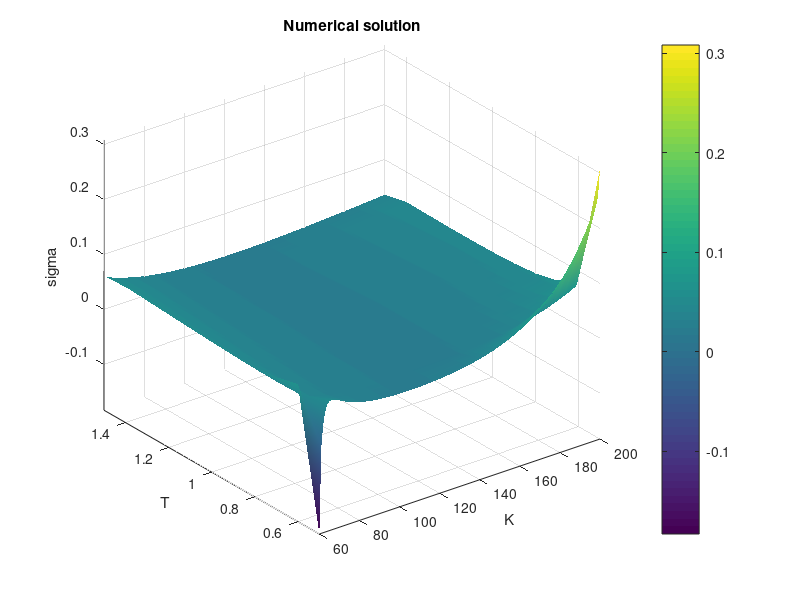
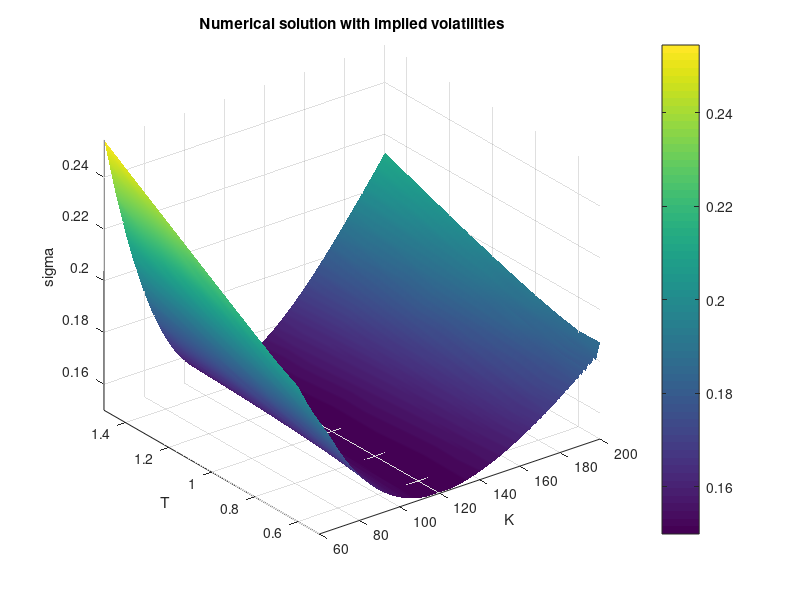
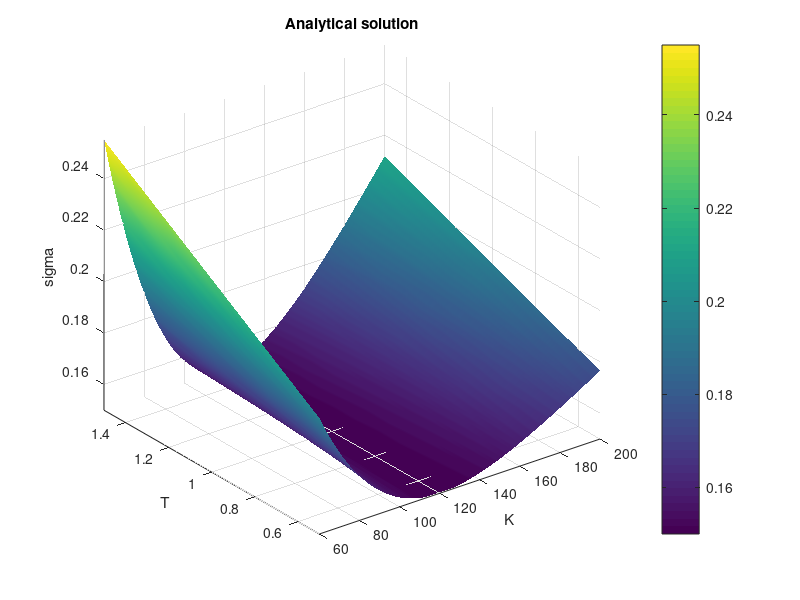

Recreate these plots in MATLAB, in order.
clc 
clear 
close 
 
load('LocVol.mat'); 
 
%% Numerical solution
%NEED TO ADD SQRT WHEN CALCULATING SIGMANUM. IT IS NOT ADDED BECAUSE A
%COUPLE OF POINTS ARE NEGATIVE, SO THE SQUARE ROOT GIVES AN ERROR. HOWEVER,
%IT WORKS USING ONLY INTERIOR POINTS
Tint = T(2:length(T)-1); 
Kint = K(2:length(K)-1); 
for i=1:size(C,1) 
   for j=1:size(C,2) 
       if i==1 && j==1 
           dCdT(i,j) = (C(i+1,j)-C(i,j))/(T(i+1)-T(i)); 
           dCdK(i,j) = (C(i,j+1)-C(i,j))/(K(j+1)-K(j)); 
       elseif i==1 && j<size(C,2) && j>1 
           dCdT(i,j) = (C(i+1,j)-C(i,j))/(T(i+1)-T(i)); 
           dCdK(i,j) = (C(i,j+1)-C(i,j-1))/(K(j+1)-K(j-1)); 
       elseif i==1 && j==size(C,2) 
           dCdT(i,j) = (C(i+1,j)-C(i,j))/(T(i+1)-T(i)); 
           dCdK(i,j) = (C(i,j)-C(i,j-1))/(K(j)-K(j-1)); 
       elseif i>1 && i<size(C,1) && j==1 
           dCdT(i,j) = (C(i+1,j)-C(i-1,j))/(T(i+1)-T(i-1)); 
           dCdK(i,j) = (C(i,j+1)-C(i,j))/(K(j+1)-K(j)); 
       elseif i>1 && i<size(C,1) && j==size(C,2) 
           dCdT(i,j) = (C(i+1,j)-C(i-1,j))/(T(i+1)-T(i-1)); 
           dCdK(i,j) = (C(i,j)-C(i,j-1))/(K(j)-K(j-1)); 
       elseif i==size(C,1) && j==1 
           dCdT(i,j) = (C(i,j)-C(i-1,j))/(T(i)-T(i-1)); 
           dCdK(i,j) = (C(i,j+1)-C(i,j))/(K(j+1)-K(j)); 
       elseif i==size(C,1) && j>1 && j<size(C,2) 
           dCdT(i,j) = (C(i,j)-C(i-1,j))/(T(i)-T(i-1)); 
           dCdK(i,j) = (C(i,j+1)-C(i,j-1))/(K(j+1)-K(j-1)); 
       elseif i==size(C,1) && j==size(C,2) 
           dCdT(i,j) = (C(i,j)-C(i-1,j))/(T(i)-T(i-1)); 
           dCdK(i,j) = (C(i,j)-C(i,j-1))/(K(j)-K(j-1)); 
       else 
           dCdT(i,j) = (C(i+1,j)-C(i-1,j))/(T(i+1)-T(i-1)); 
           dCdK(i,j) = (C(i,j+1)-C(i,j-1))/(K(j+1)-K(j-1)); 
       end 
   end 
end 
 
deltaK = 1; 
for i=1:size(C,1) 
   for j=1:size(C,2) 
       if j==1 
           dCdK2(i,j) = (2*C(i,j)-5*C(i,j+1)+4*C(i,j+2)-C(i,j+3))/(deltaK)^2; 
       elseif j==size(C,2) 
           dCdK2(i,j) = (2*C(i,j)-5*C(i,j-1)+4*C(i,j-2)-C(i,j-3))/(deltaK)^2; 
       else 
           dCdK2(i,j) = (C(i,j+1)-2*C(i,j)+C(i,j-1))/(deltaK)^2; 
       end 
   end 
end 
 
for i=1:size(dCdK,1) 
   for j=1:size(dCdK,2) 
      SigmaNum(i,j) = (2*(dCdT(i,j)+(r-0)*K(j)*dCdK(i,j)+0*C(i,j))/(K(j)*K(j)*dCdK2(i,j))); 
   end 
end 
 
 
figure(1) 
[Xnum1,Ynum1]=meshgrid(K,T);
surf(Xnum1,Ynum1,SigmaNum);
xlabel("K")
ylabel("T")
zlabel("sigma")
title("Numerical solution")
%axis([60 200 0.5 1.5 0.1 0.3]); 
axis tight
shading interp
colorbar
 
%% Numerical solution with implied volatilities
for i=1:size(C,1)
    for j=1:size(C,2)
        Timp = T(i);
        t = 0;
        
        myfun = @(sigmaImp,Cimp,Kimp,S0) normcdf(1/(sigmaImp*sqrt((Timp-t)))*(log(S0/Kimp)+(r-0+0.5*sigmaImp*sigmaImp)*(Timp-t)))*S0*exp(-0*(Timp-t))-normcdf(1/(sigmaImp*sqrt((Timp-t)))*(log(S0/Kimp)+(r-0-0.5*sigmaImp*sigmaImp)*(Timp-t)))*Kimp*exp(-r*(Timp-t))-Cimp;
        Kimp = K(j);
        Cimp = C(i,j);

        fun = @(sigmaImp) myfun(sigmaImp,Cimp,Kimp,S0);

        sigmaImp(i,j) = fzero(fun,0);
        d1(i,j) = 1/(sigmaImp(i,j)*sqrt(Timp))*(log(S0/Kimp)+(r-0+0.5*sigmaImp(i,j)*sigmaImp(i,j))*Timp);
        d2(i,j) = 1/(sigmaImp(i,j)*sqrt(Timp))*(log(S0/Kimp)+(r-0-0.5*sigmaImp(i,j)*sigmaImp(i,j))*Timp);
    end
end

for i=1:size(sigmaImp,1) 
   for j=1:size(sigmaImp,2) 
       if i==1 && j==1 
           dsdT(i,j) = (sigmaImp(i+1,j)-sigmaImp(i,j))/(T(i+1)-T(i)); 
           dsdK(i,j) = (sigmaImp(i,j+1)-sigmaImp(i,j))/(K(j+1)-K(j)); 
       elseif i==1 && j<size(sigmaImp,2) && j>1 
           dsdT(i,j) = (sigmaImp(i+1,j)-sigmaImp(i,j))/(T(i+1)-T(i)); 
           dsdK(i,j) = (sigmaImp(i,j+1)-sigmaImp(i,j-1))/(K(j+1)-K(j-1)); 
       elseif i==1 && j==size(sigmaImp,2) 
           dsdT(i,j) = (sigmaImp(i+1,j)-sigmaImp(i,j))/(T(i+1)-T(i)); 
           dsdK(i,j) = (sigmaImp(i,j)-sigmaImp(i,j-1))/(K(j)-K(j-1)); 
       elseif i>1 && i<size(sigmaImp,1) && j==1 
           dsdT(i,j) = (sigmaImp(i+1,j)-sigmaImp(i-1,j))/(T(i+1)-T(i-1)); 
           dsdK(i,j) = (sigmaImp(i,j+1)-sigmaImp(i,j))/(K(j+1)-K(j)); 
       elseif i>1 && i<size(sigmaImp,1) && j==size(sigmaImp,2) 
           dsdT(i,j) = (sigmaImp(i+1,j)-sigmaImp(i-1,j))/(T(i+1)-T(i-1)); 
           dsdK(i,j) = (sigmaImp(i,j)-sigmaImp(i,j-1))/(K(j)-K(j-1)); 
       elseif i==size(sigmaImp,1) && j==1 
           dsdT(i,j) = (sigmaImp(i,j)-sigmaImp(i-1,j))/(T(i)-T(i-1)); 
           dsdK(i,j) = (sigmaImp(i,j+1)-sigmaImp(i,j))/(K(j+1)-K(j)); 
       elseif i==size(sigmaImp,1) && j>1 && j<size(sigmaImp,2) 
           dsdT(i,j) = (sigmaImp(i,j)-sigmaImp(i-1,j))/(T(i)-T(i-1)); 
           dsdK(i,j) = (sigmaImp(i,j+1)-sigmaImp(i,j-1))/(K(j+1)-K(j-1)); 
       elseif i==size(sigmaImp,1) && j==size(sigmaImp,2) 
           dsdT(i,j) = (sigmaImp(i,j)-sigmaImp(i-1,j))/(T(i)-T(i-1)); 
           dsdK(i,j) = (sigmaImp(i,j)-sigmaImp(i,j-1))/(K(j)-K(j-1)); 
       else 
           dsdT(i,j) = (sigmaImp(i+1,j)-sigmaImp(i-1,j))/(T(i+1)-T(i-1)); 
           dsdK(i,j) = (sigmaImp(i,j+1)-sigmaImp(i,j-1))/(K(j+1)-K(j-1)); 
       end 
   end 
end 
 
deltaK = 1; 
for i=1:size(sigmaImp,1) 
   for j=1:size(sigmaImp,2) 
       if j==1 
           dsdK2(i,j) = (2*sigmaImp(i,j)-5*sigmaImp(i,j+1)+4*sigmaImp(i,j+2)-sigmaImp(i,j+3))/(deltaK)^2; 
       elseif j==size(C,2) 
           dsdK2(i,j) = (2*sigmaImp(i,j)-5*sigmaImp(i,j-1)+4*sigmaImp(i,j-2)-sigmaImp(i,j-3))/(deltaK)^2; 
       else 
           dsdK2(i,j) = (sigmaImp(i,j+1)-2*sigmaImp(i,j)+sigmaImp(i,j-1))/(deltaK)^2; 
       end 
   end 
end

for i=1:size(dsdK,1)
   for j=1:size(dsdK,2) 
      SigmaNumImp(i,j) = sqrt((sigmaImp(i,j)^2+2*sigmaImp(i,j)*T(i)*(dsdT(i,j)+r*K(j)*dsdK(i,j)))/(1+2*d1(i,j)*K(j)*sqrt(T(i))*dsdK(i,j)+K(j)*K(j)*T(i)*(d1(i,j)*d2(i,j)*dsdK(i,j)*dsdK(i,j)+sigmaImp(i,j)*dsdK2(i,j))));
   end 
end 
 
 
figure(2) 
[Xnum2,Ynum2]=meshgrid(K,T); 
surf(Xnum2,Ynum2,SigmaNumImp);
xlabel("K")
ylabel("T")
zlabel("sigma")
title("Numerical solution with implied volatilities")
axis([60 200 0.5 1.5 0.1 0.3]); 
axis tight
shading interp
colorbar

 
%% Analitical solution 
figure(3)
[X,Y]=meshgrid(K,T); 
SigmaAnalyt = 0.15+0.15*(0.5+2.*Y).*((X./100-1.2).^2)./(((X.^2)./(100.^2))+1.44); 
surf(X,Y,SigmaAnalyt);
xlabel("K")
ylabel("T")
zlabel("sigma")
title("Analytical solution")
axis([60 200 0.5 1.5 0.1 0.3]); 
axis tight
shading interp
colorbar